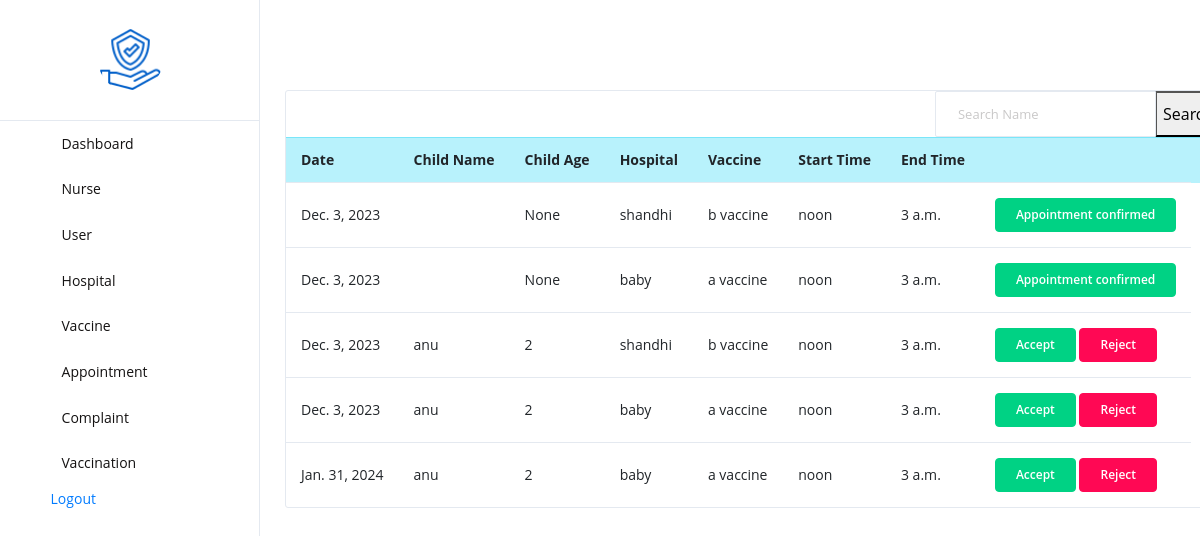
Page /book_appointment_view on the committed database.
### vacapp/models.py (models this page shows)
class Book_Appointment(models.Model):
    user = models.ForeignKey(Vaccination, on_delete=models.CASCADE)
    schedule = models.ForeignKey(Appointment, on_delete=models.CASCADE)
    status = models.IntegerField(default=0)
    vaccine_name = models.CharField(max_length=250, blank=True, null=True)
    vaccinated = models.BooleanField(default=False)
    card = models.IntegerField(default=0)

class Appointment(models.Model):
    date = models.DateField(blank=True, null=True)
    hospital = models.ForeignKey(Hospital, on_delete=models.CASCADE)
    start_time = models.TimeField(blank=True, null=True)
    end_time = models.TimeField(blank=True, null=True)
    vaccine = models.ForeignKey(Vaccine, on_delete=models.CASCADE)

class Vaccination(AbstractUser):
    is_user = models.BooleanField(default=False)
    is_nurse = models.BooleanField(default=False)
    child_name = models.CharField(max_length=250)
    name = models.CharField(max_length=250)
    hospital = models.CharField(max_length=250)
    child_age = models.IntegerField(blank=True, null=True)
    address = models.CharField(max_length=100)
    gender = models.CharField(max_length=25)

class Hospital(models.Model):
    name = models.CharField(max_length=250,blank=True, null=True)
    place = models.CharField(max_length=20,blank=True, null=True)
    email = models.EmailField()
    contact = models.CharField(max_length=20,blank=True, null=True)
    def __str__(self):
        return self.name or f"Hospital {self.id}"

class Vaccine(models.Model):
    vaccine_name = models.CharField(max_length=250, blank=True, null=True)
    type = models.CharField(max_length=250, blank=True, null=True)
    description = models.CharField(max_length=250, blank=True, null=True)
    def __str__(self):
        return self.vaccine_name or f"Vaccine {self.id}"

### vacapp/admin_views.py (the view)
# urls.py: path('book_appointment_view', admin_views.book_appointment_view, name='book_appointment_view'),
def book_appointment_view(request):
    new = Book_Appointment.objects.all()
    bookFilter = BookFilter(request.GET, queryset=new)
    new = bookFilter.qs
    context = {
        'book': new,
        'bookFilter': bookFilter,
    }
    return render(request, 'admintemp/book_appointment_view.html', context)

### templates/admintemp/book_appointment_view.html (shortened to what this page needs)
{% extends 'admintemp/base.html' %}
{% load crispy_forms_tags %}
{% block content %}
<div class="card" style="margin-left:5px;margin-top:70px;">
    <div class="row">
        <div class="col-lg-6"></div>
        <div class="col-lg-6">
            <form method="get" class="form-inline" style="float:right;">
                <div class="input-group">
                    {{ bookFilter.form }}
                    <div class="input-group-append">
                        <button class="btn-btn-primary" type="submit">Search</button>
                    </div>
                </div>
            </form>
        </div>
    </div>
 <table class="table">
  <tbody>
  <tr class="table-info">
      <th scope="col">Date</th>
      <th scope="col">Child Name</th>
      <th scope="col">Child Age</th>
      <th scope="col">Hospital</th>
      <th scope="col">Vaccine</th>
      <th scope="col">Start Time</th>
      <th scope="col">End Time</th>
      <th scope="col"></th>
      <th scope="col"></th>
    </tr>
  {% for i in book %}
  <tr>
      <td>{{i.schedule.date}}</td>
      <td>{{i.user.child_name}}</td>
      <td>{{i.user.child_age}}</td>
      <td>{{i.schedule.hospital}}</td>
      <td>{{i.schedule.vaccine}}</td>
      <td>{{i.schedule.start_time}}</td>
      <td>{{i.schedule.end_time}}</td>
      <td>
      {% if i.status == 0 %}
      <a  type="button" class="btn btn-success" href="{% url 'approve_appointment' i.id %}">Accept</a>
     <form action="{% url 'reject_appointment' i.id %}" method="post" style="display:inline" onsubmit="window.mytest()">
      <button class="btn btn-danger">Reject</button>
      </form>
         {% elif i.status == 1 %}
         <button type="button" class="btn btn-success">Appointment confirmed</button>
         {% else %}
         <button type="button" class="btn btn-danger">Rejected</button>
         {% endif %}
     </td>
  </tr>
  {%empty%}
  <tr>
      <td colspan="7"><h2>NO RESULT FOUND</h2></td>
  </tr>
    {% endfor %}
</table>
</div>
{% endblock %}

### templates/admintemp/base.html (shortened to what this page needs)
<!DOCTYPE html>
<html lang="en">
{% load static %}
  <head>
    <link rel="stylesheet" href="{% static 'dashboard/assets/vendors/mdi/css/materialdesignicons.min.css' %}">
    <link rel="stylesheet" href="{% static 'dashboard/assets/vendors/flag-icon-css/css/flag-icon.min.css' %}">
    <link rel="stylesheet" href="{% static 'dashboard/assets/vendors/css/vendor.bundle.base.css' %}">
    <link rel="stylesheet" href="{% static 'dashboard/assets/vendors/jquery-bar-rating/css-stars.css' %}" />
    <link rel="stylesheet" href="{% static 'dashboard/assets/vendors/font-awesome/css/font-awesome.min.css' %}" />
    <link rel="stylesheet" href="{% static 'dashboard/assets/css/demo_1/style.css' %}" />
  </head>
  <body>
    <div class="container-scroller">
      <nav class="sidebar sidebar-offcanvas" id="sidebar">
        <ul class="nav">
          <li class="nav-item nav-profile border-bottom">
            <a href="#" class="nav-link flex-column">
              <div class="nav-profile-image">
                <img src="{% static 'img/icon/icon-02-primary.png' %}" alt="profile" />
              </div>
              <div class="nav-profile-text d-flex ml-0 mb-3 flex-column">
              </div>
            </a>
          </li>
          <li class="nav-item">
            <a class="nav-link" href="index.html">
              <i class="mdi mdi-compass-outline menu-icon"></i>
              <span class="menu-title">Dashboard</span>
            </a>
          </li>
          <li class="nav-item ">
            <a class="nav-link " data-toggle="collapse" href="#ui-basic" aria-expanded="false" aria-controls="ui-basic">
              <i class="mdi mdi-crosshairs-gps menu-icon"></i>
              <span class="menu-title">Nurse</span>
              <i class="menu-arrow"></i>
            </a>
          </li>
            <li class="nav-item ">
            <a class="nav-link " data-toggle="collapse" href="#ui-basic" aria-expanded="false" aria-controls="ui-basic">
              <i class="mdi mdi-crosshairs-gps menu-icon"></i>
              <span class="menu-title">User</span>
              <i class="menu-arrow"></i>
            </a>
          </li>
             <li class="nav-item ">
            <a class="nav-link " data-toggle="collapse" href="#ui-basic" aria-expanded="false" aria-controls="ui-basic">
              <i class="mdi mdi-crosshairs-gps menu-icon"></i>
              <span class="menu-title">Hospital</span>
              <i class="menu-arrow"></i>
            </a>
          </li>
            <li class="nav-item ">
            <a class="nav-link " data-toggle="collapse" href="#ui-basic" aria-expanded="false" aria-controls="ui-basic">
              <i class="mdi mdi-crosshairs-gps menu-icon"></i>
              <span class="menu-title">Vaccine</span>
              <i class="menu-arrow"></i>
            </a>
          </li>
            <li class="nav-item ">
            <a class="nav-link " data-toggle="collapse" href="#ui-basic" aria-expanded="false" aria-controls="ui-basic">
              <i class="mdi mdi-crosshairs-gps menu-icon"></i>
              <span class="menu-title">Appointment</span>
              <i class="menu-arrow"></i>
            </a>
          </li>
            <li class="nav-item ">
            <a class="nav-link " data-toggle="collapse" href="#ui-basic" aria-expanded="false" aria-controls="ui-basic">
              <i class="mdi mdi-crosshairs-gps menu-icon"></i>
              <span class="menu-title">Complaint</span>
              <i class="menu-arrow"></i>
            </a>
          </li>
            <li class="nav-item ">
            <a class="nav-link " data-toggle="collapse" href="#ui-basic" aria-expanded="false" aria-controls="ui-basic">
              <i class="mdi mdi-crosshairs-gps menu-icon"></i>
              <span class="menu-title">Vaccination</span>
              <i class="menu-arrow"></i>
            </a>
          </li>
          <li class="nav-item">
              <i class="mdi mdi-crosshairs-gps menu-icon"></i>
              <span class="menu-title"><a href="{% url 'logout_view' %}">Logout</a></span>
          </li>
        </ul>
      </nav>
                  <div class="card-body">
                {% block content %}{% endblock %}
    </div>
    </div></body>
</html>

### rows in the picture
Book_Appointment: schedule "Dec. 3, 2023", user.child_age "None", schedule.hospital "shandhi", schedule.vaccine "b vaccine", schedule.start_time "noon", schedule.end_time "3 a.m.", status "Appointment confirmed"
Book_Appointment: schedule "Dec. 3, 2023", user.child_age "None", schedule.hospital "baby", schedule.vaccine "a vaccine", schedule.start_time "noon", schedule.end_time "3 a.m.", status "Appointment confirmed"
Book_Appointment: schedule "Dec. 3, 2023", user.child_name "anu", user.child_age "2", schedule.hospital "shandhi", schedule.vaccine "b vaccine", schedule.start_time "noon", schedule.end_time "3 a.m.", status "Accept"
Book_Appointment: schedule "Dec. 3, 2023", user.child_name "anu", user.child_age "2", schedule.hospital "baby", schedule.vaccine "a vaccine", schedule.start_time "noon", schedule.end_time "3 a.m.", status "Accept"
Book_Appointment: schedule "Jan. 31, 2024", user.child_name "anu", user.child_age "2", schedule.hospital "baby", schedule.vaccine "a vaccine", schedule.start_time "noon", schedule.end_time "3 a.m.", status "Accept"
